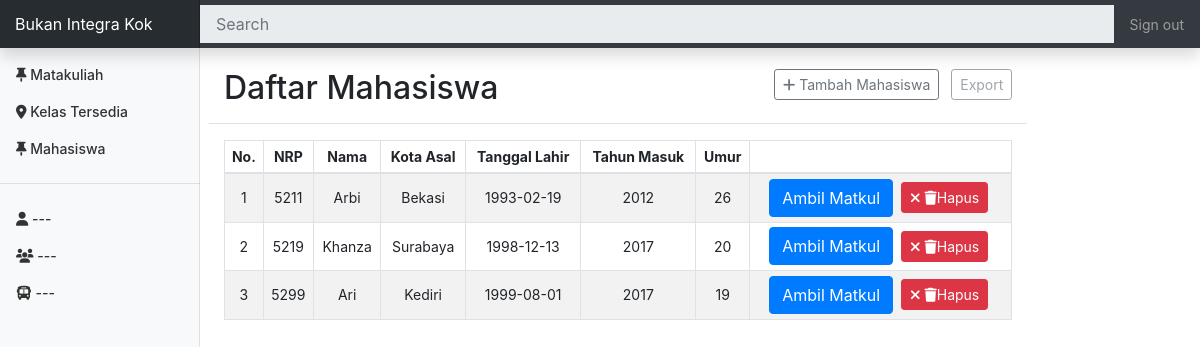
Page /index.php/home/mahasiswa on the committed database.
### tables this page shows
CREATE TABLE `mahasiswa` (
  `nrp` int(4) NOT NULL,
  `nama` varchar(50) NOT NULL,
  `asal` varchar(20) NOT NULL,
  `tanggal_lahir` date NOT NULL,
  `tahun_masuk` year(4) NOT NULL
);

### application/controllers/Home.php (called while the page is built, shortened)
<?php
class Home extends CI_Controller {
	public function __construct()
	{
	  	$this->load->helper(array('url', 'html', 'form'));
	  	$this->load->library('session');
	  	$this->load->database();
	  	$this->load->model('View_mhs', 'v_m');
	  	$this->load->model('View_kelas', 'v_k');
	  	$this->load->model('View_frs', 'v_f');
	  	$this->load->model('View_matakuliah', 'v_mk');
	  	$this->load->model('View_tempuh', 'v_t');
	}
	public function mahasiswa()
	{
		$get = $this->v_m->getMahasiswa("nrp, nama, asal, tanggal_lahir, tahun_masuk");
		$mhs = array(
			'apa' => 'aja',
			'sabeb' => 'lah',
			'new' => $get
		);
		$this->load->view('dashboard/header2');
		$this->load->view('mahasiswa', $mhs);
		$this->load->view('dashboard/footer2');
	}
}

### index.php (called while the page is built, shortened)
<?php
require_once BASEPATH.'core/CodeIgniter.php';

### application/models/View_mhs.php (called while the page is built, shortened)
<?php
class View_mhs extends CI_Model {
	public function getMahasiswa($kolom = "", $mahasiswa = "")
	{
		$this->db->select($kolom);
		$query = $this->db->get('mahasiswa');
		return $query->result_array();
	}
}

### application/views/Mahasiswa.php (the view, shortened to what this page needs)
<div class="row">
    <div class="pt-5 pb-2 mb-3 border-bottom col-md-10">
    	<div class="row">
    		<div class="col-8">
	        	<h1 class="h2">Daftar Mahasiswa</h1>
	        </div>
    		<div class="col-4">
    			<div class="float-right">
		            <button class="btn btn-sm btn-outline-secondary mr-1" data-toggle="modal" data-target="#modalTambah"><i class="fa fa-plus"></i>
		            	Tambah Mahasiswa
		            </button>
		            <button class="btn btn-sm btn-outline-secondary ml-1" disabled>
		            	Export
		            </button>
		        </div>
	        </div>
    	</div>
    </div>
	<div class="col-md-10">
		<div class="table-responsive-md">
			<div class="table">
				<table class="table table-bordered table-striped table-sm">
				<thead class="text-center">
	                <tr>
	                  	<th class="align-middle">No.</th>
	                 	<th class="align-middle">NRP</th>
	                  	<th class="align-middle">Nama</th>
	                  	<th class="align-middle">Kota Asal</th>
	                  	<th class="align-middle">Tanggal Lahir</th>
	                  	<th class="align-middle">Tahun Masuk</th>
	                  	<th class="align-middle">Umur</th>
	                  	<th class="align-middle"></th>
	                </tr>
              	</thead>
              	<tbody>
              		<?php
		                foreach($new as $mhs => $isi)
		                {
	                ?>
	                  	<tr>
		                    <td class="align-middle text-center"><?php echo ($mhs+1); ?></td>
		                    <td class="align-middle text-center"><?php echo $isi['nrp']; ?></td>
		                    <td class="align-middle text-center"><?php echo $isi['nama']; ?></td>
		                    <td class="align-middle text-center"><?php echo $isi['asal']; ?></td>
		                    <td class="align-middle text-center"><?php echo $isi['tanggal_lahir']; ?></td>
		                    <td class="align-middle text-center"><?php echo $isi['tahun_masuk']; ?></td>
		                    <td class="align-middle text-center">
		                    	<?php
									echo date_diff(date_create($isi['tanggal_lahir']), date_create('today'))->y;
		                    	?>
		                    </td>
		                    <td class="align-middle text-center">
		                    	<a href="<?php echo base_url('home/ambil_matkul/').$isi['nrp']; ?>" class="btn btn-primary">Ambil Matkul</a>
		                     	<button class="btn btn-danger btn-sm mx-1" title="Hapus" data-toggle="modal" data-target="#modalHapus"
		                     	onclick="hapus('<?php echo $isi['nrp']; ?>')">
		                     		<i class="fa fa-times"></i>
		                     		<i class="fas fa-trash"></i>Hapus
		                     	</button>
		                    </td>
	                  </tr>
	                <?php }?>
              	</tbody>
              	</table>
			</div>
		</div>
	</div>
</div>

### application/views/dashboard/Header2.php (shortened to what this page needs)
<!DOCTYPE html>
<html lang="en">
  <head>
    <link href="<?php echo base_url('assets/css/bootstrap.min.css'); ?>" rel="stylesheet">
    <link href="<?php echo base_url('assets/css/dashboard.css'); ?>" rel="stylesheet">
    <link href="<?php echo base_url('assets/css/font-awesome.min.css'); ?>" rel="stylesheet">
  </head>
  <body>
    <nav class="navbar navbar-dark fixed-top bg-dark flex-md-nowrap p-0 shadow">
      <a class="navbar-brand col-sm-3 col-md-2 mr-0" href="<?php echo base_url('data'); ?>">Bukan Integra Kok</a>
      <input class="form-control form-control-dark w-100" type="text" placeholder="Search" aria-label="Search" disabled>
      <ul class="navbar-nav px-3">
        <li class="nav-item text-nowrap">
          <a class="nav-link" href="#">Sign out</a>
        </li>
      </ul>
    </nav>
    <div class="container-fluid">
      <div class="row">
        <nav class="col-md-2 d-none d-md-block bg-light sidebar">
          <div class="sidebar-sticky">
            <ul class="nav flex-column">
              <li class="nav-item">
                <a class="nav-link" href="<?php echo base_url('home/matakuliah'); ?>">
                  <i class="fa fa-thumb-tack"></i>
                  Matakuliah
                </a>
              </li>
              <li class="nav-item">
                <a class="nav-link" href="<?php echo base_url('home/kelas'); ?>">
                  <i class="fa fa-map-marker"></i>
                  Kelas Tersedia
                </a>
              </li>
              <li class="nav-item">
                <a class="nav-link" href="<?php echo base_url('home/mahasiswa'); ?>">
                  <i class="fa fa-thumb-tack"></i>
                  Mahasiswa
                </a>
              </li>
              <li>
                <hr>
              </li>
              <li class="nav-item">
                <a class="nav-link" href="<?php echo base_url('home/kelas'); ?>">
                  <i class="fa fa-user"></i>
                  ---
                </a>
              </li>
              <li class="nav-item">
                <a class="nav-link" href="<?php echo base_url('home/kelas'); ?>">
                  <i class="fa fa-users"></i>
                  ---
                </a>
              </li>
              <li class="nav-item">
                <a class="nav-link" href="<?php echo base_url('home/kelas'); ?>">
                  <i class="fa fa-bus"></i>
                  ---
                </a>
              </li>
            </ul>
          </div>
        </nav>
        <main role="main" class="col-md-9 ml-sm-auto col-lg-10 px-4">/-

### application/views/dashboard/Footer2.php (shortened to what this page needs)
        </main>
      </div>
    </div>
  </body>
</html>

### assets/css/dashboard.css (style rules this page uses)
body { font-size: .875rem; }
.sidebar { position: fixed; top: 0; bottom: 0; left: 0; z-index: 100; padding: 0; box-shadow: inset -1px 0 0 rgba(0, 0, 0, .1); }
.sidebar-sticky { position: -webkit-sticky; position: sticky; top: 48px; height: calc(100vh - 48px); padding-top: .5rem; overflow-x: hidden; overflow-y: auto; }
.sidebar .nav-link { font-weight: 500; color: #333; }
.navbar-brand { padding-top: .75rem; padding-bottom: .75rem; font-size: 1rem; background-color: rgba(0, 0, 0, .25); box-shadow: inset -1px 0 0 rgba(0, 0, 0, .25); }
.navbar .form-control { padding: .75rem 1rem; border-width: 0; border-radius: 0; }
.form-control-dark { color: #fff; background-color: rgba(255, 255, 255, .1); border-color: rgba(255, 255, 255, .1); }
.border-bottom { border-bottom: 1px solid #e5e5e5; }

### rows in the picture
mahasiswa: nrp "5211", nama "Arbi", asal "Bekasi", tanggal_lahir "1993-02-19", tahun_masuk "2012", tanggal_lahir "26"
mahasiswa: nrp "5219", nama "Khanza", asal "Surabaya", tanggal_lahir "1998-12-13", tahun_masuk "2017", tanggal_lahir "20"
mahasiswa: nrp "5299", nama "Ari", asal "Kediri", tanggal_lahir "1999-08-01", tahun_masuk "2017", tanggal_lahir "19"
